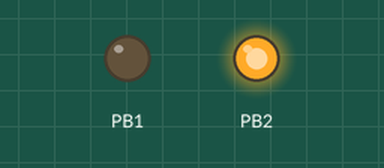
Recording of a program running on a simulated ATmega328P, built with avr-gcc and emulated at 16 MHz. Shown: output pins drawn as LEDs (lit = HIGH). What the program prints to the serial monitor is not drawn.

Above: at 0.1 s.
Timing chart, 0 to 1.6 s (numbered marks = the images above):
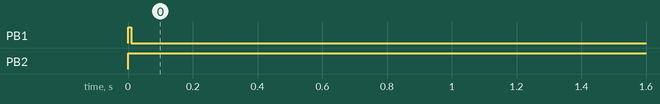

Measured:
- by itself, PB1: LOW → HIGH at 0.00 s, → LOW 0.01 s later
- by itself, PB2: LOW → HIGH at 0.00 s

The program:

main.c
```c
/*
 *
 *	SPI Master v2.0
 *
 */
#define F_CPU 16000000UL

#include <avr/io.h>
#include <avr/interrupt.h>
#include <util/delay.h>

#include "UART/UART.h"
#include "SPI/SPI.h"

uint8_t UART_BUFF = 0x00;
uint8_t flag = 0x00;

ISR(USART_RX_vect)
{
	UART_BUFF = UART_read();
	flag = 0x01;
}

int main(void)
{
	uint8_t temp[4] = {0,0,0,0};

	cli();

	SPI_init();
	UART_init();

	sei();

	_delay_ms(10);

    while (1)
    {
		//if (flag == 0x01)
		//{
			//switch(UART_BUFF)
			//{
				//case '0':
					//SPI_slaveON(1);
					//SPI_tx(0x00);
					//temp[0] = SPI_rx();
					//UART_write(temp[0]);
					//UART_write('\n');
					//SPI_slaveOFF(1);
					//break;
				//
				//case '1':
					//SPI_slaveON(1);
					//SPI_tx(0x01);
					//temp[0] = SPI_rx();
					//UART_write(temp[0]);
					//UART_write('\n');
					//SPI_slaveOFF(1);
					//break;
				//
				//default:
					//break;
			//}
			//
			//flag = 0x00;
		//}
		//_delay_ms(100);

		SPI_slaveON(1);
		temp[0] = SPI_trans(0x01);
		UART_write(temp[0]);
		UART_write('\n');
		SPI_slaveOFF(1);
		UART_BUFF = 0x00;

		_delay_ms(1000);
    }
}
```

SPI.c
```c
#include "SPI.h"

void SPI_init()		//- Inicializa SPI como Master
{
	DDRB |=  (1<<DDB3)|(1<<DDB5); 	// PB3 es MOSI y PB5 es SCK
	DDRB &=~ (1<<DDB4);                 	// PB4 es MISO

	// Esclavos
	DDRB |= (1<<DDB1)|(1<<DDB2);                  	// PB2, PB1 ser? SS
	PORTB |= (1<<PORTB1)|(1<<PORTB2);               // En alta significa que est? desactivado

	// Orden de los datos
	SPCR &=~ (1<<DORD);                 	// Primero el MSB

	// Polaridad y fase
	SPCR &=~ (1<<CPOL);                 	// Clock inactivo en baja
	SPCR &=~ (1<<CPHA);                 	// Se trabaja en flancos de subida

	// Preescalador (8) => 1 MHz
	SPCR |=  (1<<SPR0);
	SPCR &=~ (1<<SPR1);
	SPSR &=~ (1<<SPI2X);

	// Configurado como maestro
	SPCR |= (1<<MSTR);

	// Activar SPI
	SPCR |= (1<<SPE);
}

void SPI_slaveON(uint8_t slave)
{
	switch (slave)
	{
		case 1:
		PORTB &=~ (1<<PORTB1);
		break;

		case 2:
		PORTB &=~ (1<<PORTB2);
		break;
	}
}

void SPI_slaveOFF(uint8_t slave)
{
	switch (slave)
	{
		case 1:
		PORTB &=~ (1<<PORTB1);
		break;

		case 2:
		PORTB &=~ (1<<PORTB2);
		break;
	}
}

void SPI_tx(uint8_t data)
{
	/* Cargar dato al registro */
	SPDR = data;
	/* Esperar a que la transmisi?n se realice */
	while(!(SPSR & (1<<SPIF)));
}

uint8_t SPI_rx()
{
	/* Esperar a la recepci?n del dato */
	while(!(SPSR & (1<<SPIF)));
	/* Retorna el dato recibido */
	return SPDR;
}

uint8_t SPI_trans(uint8_t data)
{
	SPDR = data;
	while(!(SPSR & (1<<SPIF)));
	return SPDR;
}
```

SPI.h
```c
#ifndef SPI_H_
#define SPI_H_

	#include <avr/io.h>

	void SPI_init();
	void SPI_slaveON(uint8_t slave);
	void SPI_slaveOFF(uint8_t slave);
	void SPI_tx(uint8_t data);
	uint8_t SPI_rx();
	uint8_t SPI_trans(uint8_t data);

#endif /* SPI_H_ */
```

UART.c
```c
/*
 * UART.c
 *
 * Created: 6/10/2021 13:30:03
 *  Author: Alessandro
 */
#include "UART.h"

void UART_init()
{
	DDRD |=  (1<<DDD1);	//- PD1 -> TX
	DDRD &=~ (1<<DDD0);	//- PD0 -> RX

	UCSR0A = (0<<TXC0)|(0<<U2X0)|(0<<MPCM0);
	UCSR0B = (1<<RXCIE0)|(0<<TXCIE0)|(0<<UDRIE0)|(1<<RXEN0)|(1<<TXEN0)|(0<<UCSZ02)|(0<<TXB80);
	UCSR0C = (0<<UMSEL01)|(0<<UMSEL00)|(0<<UPM01)|(0<<UPM00)|(0<<USBS0)|(1<<UCSZ01)|(1<<UCSZ00)|(0<<UCPOL0);

	UBRR0 = 103;		//- No duplica la velocidad 9600 a 160000
}

unsigned char UART_read(){
	if(UCSR0A&(1<<7)){			//si el bit7 del registro UCSR0A se ha puesto a 1
		return (uint8_t)UDR0;			//devuelve el dato almacenado en el registro UDR0
	}
	else
	return 0;
}

void UART_write(unsigned char caracter){
	while(!(UCSR0A&(1<<5)));    // mientras el registro UDR0 esté lleno espera
	UDR0 = caracter;            //cuando el el registro UDR0 está vacio se envia el caracter
}

void UART_write_txt(char* cadena){			//cadena de caracteres de tipo char
	while(*cadena !=0x00){				//mientras el último valor de la cadena sea diferente a el caracter nulo
		UART_write(*cadena);			//transmite los caracteres de cadena
		cadena++;						//incrementa la ubicación de los caracteres en cadena
		//para enviar el siguiente caracter de cadena
	}
}

void UART_write_data(float dato){
	int16_t data =  (int16_t)dato;
	uint8_t cantidad = 0;
	bool signo = true; //true => '+' / false => '-'/
	uint8_t numeros[10];

	if (data<0){
		signo = false;
		data = data*-1;
		dato = dato*-1;
	}

	for(int i=0; i<11; i++){
		if ( data/10 > 0 ){
			cantidad++;
			numeros[i] =  data%(10) ;
			data = data/(10);

			}else{
			if (data!=0){
				cantidad++;
				numeros[i] = data;
			}
			break;
		}
	}

	if(signo==false){
		UART_write(45);
	}
	if (cantidad == 0 ){
		cantidad++;
		numeros[0] = 0;
	}

	for (int i =1; i<cantidad+1; i++){
		UART_write(numeros[cantidad-i] + 48);
		dato = dato - numeros[cantidad-i]*pow(10,cantidad-i);
	}
	UART_write(46);
	for (int i = 0; i < 2; i++){
		dato = dato*10;
		UART_write(dato+48);
		dato = dato - (int8_t)dato;
	}
}
```

UART.h
```c
/*
 * UART.h
 *
 * Created: 6/10/2021 13:30:15
 *  Author: Alessandro
 */


#ifndef UART_H_
#define UART_H_


#define	F_CPU 16000000UL

#include <avr/io.h>
#include <stdbool.h>
#include <math.h>

void UART_init();							//función para iniciar el USART AVR asíncrono, 8 bits, 9600 baudios,
unsigned char UART_read();					//función para la recepción de caracteres
void UART_write(unsigned char);				//función para la transmisión de caracteres
void UART_write_txt(char*);						//función para la transmisión de cadenas de caracteres
void UART_write_data(float);


#endif /* UART_H_ */
```
